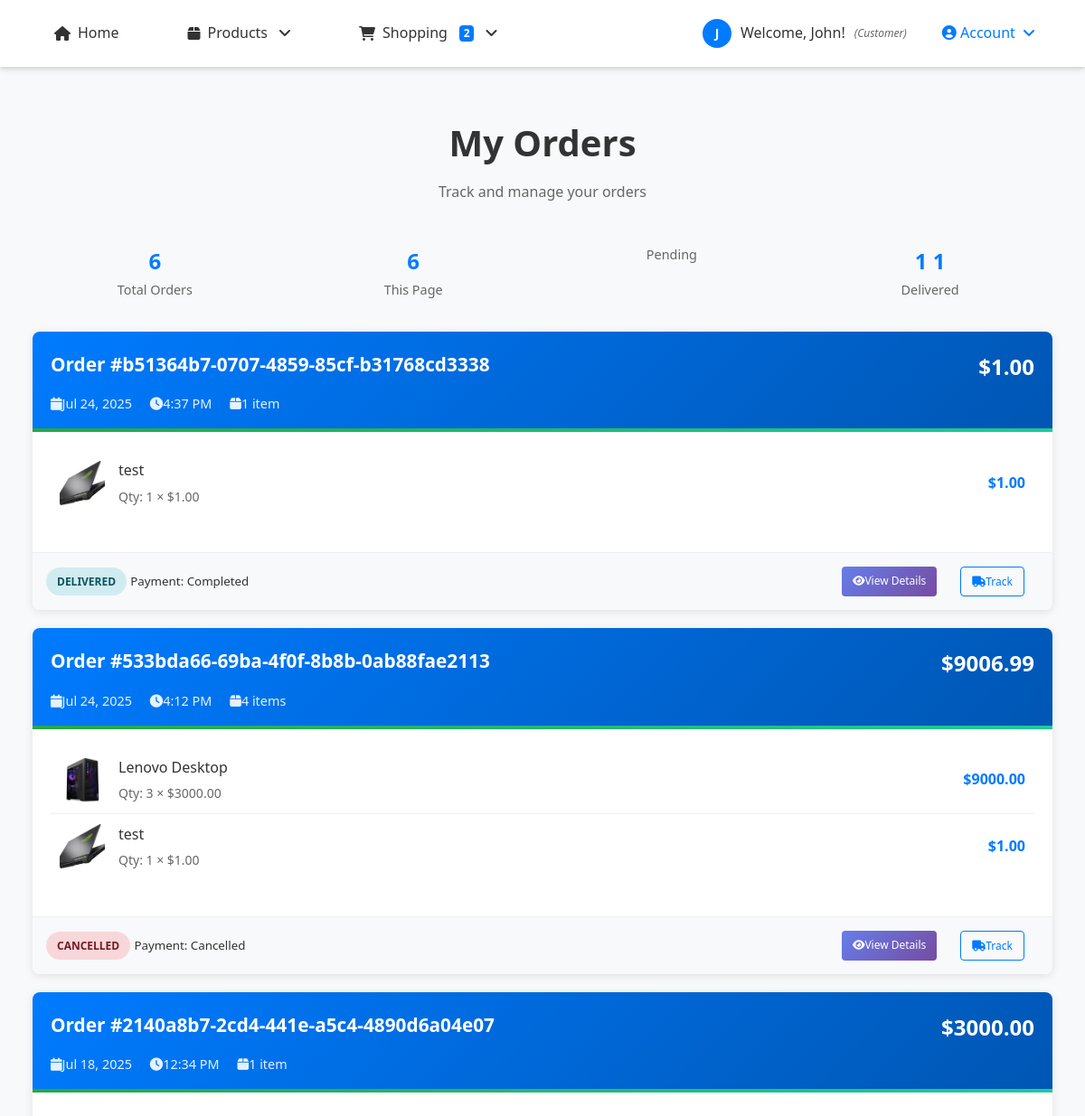
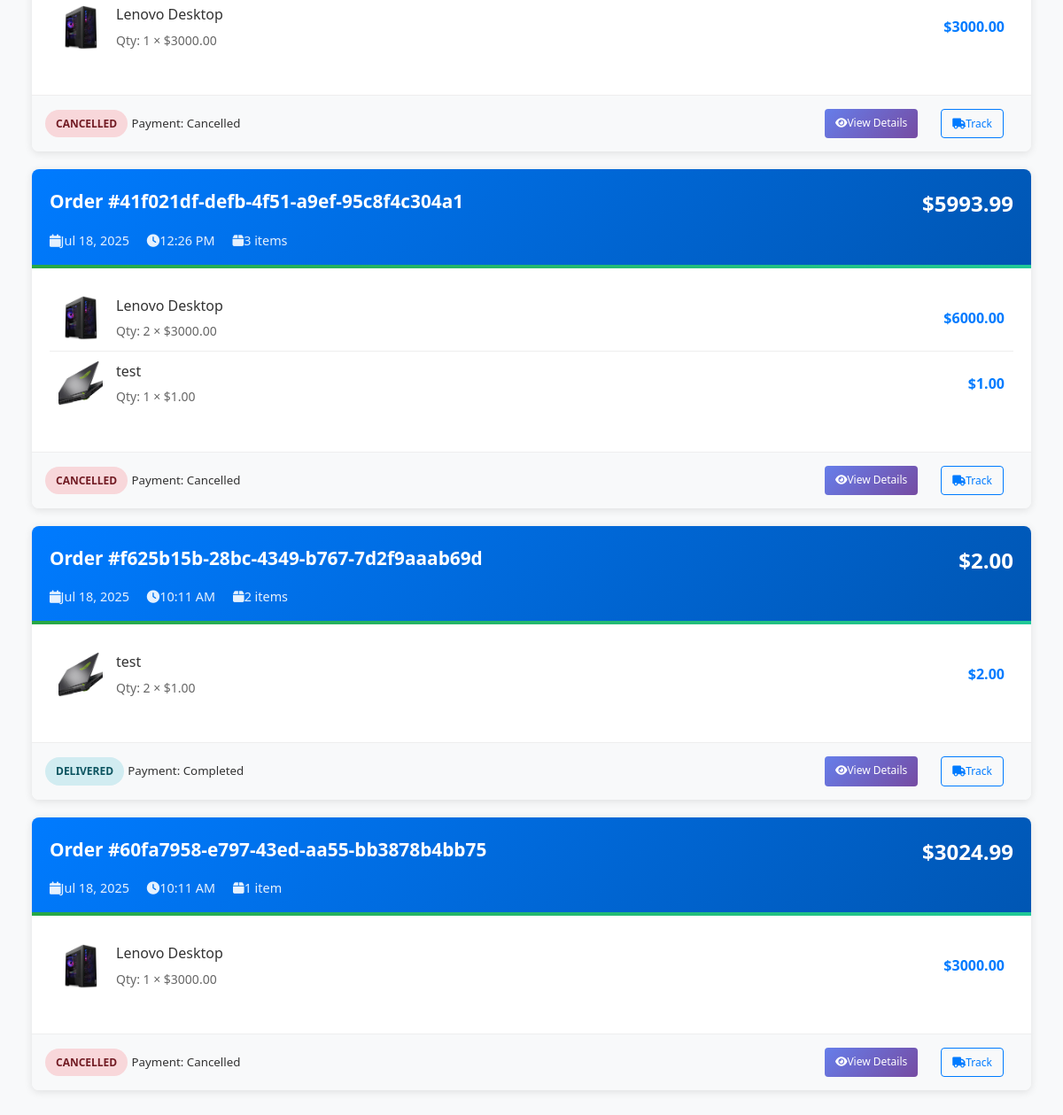
The page /payment/orders/ (signed in) on the database its author committed (2 pictures, top to bottom).
### accounts/models.py (models this page shows, shortened)
class UserProfile(models.Model):
    ROLE_CHOICES = [
        ('customer', 'Customer'),
        ('staff', 'Staff'),
        ('owner', 'Owner/Admin'),
    ]
    user = models.OneToOneField(User, on_delete=models.CASCADE, related_name='profile')
    phone_number = models.CharField(max_length=15, blank=True, null=True)
    address = models.TextField(blank=True, null=True)
    date_of_birth = models.DateField(blank=True, null=True)
    profile_picture = models.ImageField(upload_to='profiles/', blank=True, null=True)
    role = models.CharField(max_length=20, choices=ROLE_CHOICES, default='customer')
    billing_first_name = models.CharField(max_length=100, blank=True, null=True)
    billing_last_name = models.CharField(max_length=100, blank=True, null=True)
    billing_email = models.EmailField(blank=True, null=True)
    billing_phone = models.CharField(max_length=20, blank=True, null=True)
    billing_address = models.TextField(blank=True, null=True)
    billing_city = models.CharField(max_length=100, blank=True, null=True)
    billing_state = models.CharField(max_length=100, blank=True, null=True)
    billing_postal_code = models.CharField(max_length=20, blank=True, null=True)
    billing_country = models.CharField(max_length=100, blank=True, null=True)
    shipping_first_name = models.CharField(max_length=100, blank=True, null=True)
    shipping_last_name = models.CharField(max_length=100, blank=True, null=True)
    shipping_phone = models.CharField(max_length=20, blank=True, null=True)
    shipping_address = models.TextField(blank=True, null=True)
    shipping_city = models.CharField(max_length=100, blank=True, null=True)
    shipping_state = models.CharField(max_length=100, blank=True, null=True)
    shipping_postal_code = models.CharField(max_length=20, blank=True, null=True)
    shipping_country = models.CharField(max_length=100, blank=True, null=True)
    created_at = models.DateTimeField(auto_now_add=True)
    updated_at = models.DateTimeField(auto_now=True)
    def can_manage_products(self):
        return self.role in ['staff', 'owner'] or self.user.is_superuser
    class Meta:
        verbose_name = "User Profile"
        verbose_name_plural = "User Profiles"

### orders/models.py (models this page shows, shortened)
class Order(models.Model):
    ORDER_STATUS_CHOICES = [
        ('pending', 'Pending'),
        ('confirmed', 'Confirmed'),
        ('processing', 'Processing'),
        ('shipped', 'Shipped'),
        ('delivered', 'Delivered'),
        ('cancelled', 'Cancelled'),
        ('refunded', 'Refunded'),
    ]
    order_id = models.UUIDField(default=uuid.uuid4, unique=True, editable=False)
    user = models.ForeignKey(User, on_delete=models.CASCADE, related_name='orders')
    status = models.CharField(max_length=20, choices=ORDER_STATUS_CHOICES, default='pending')
    first_name = models.CharField(max_length=100)
    last_name = models.CharField(max_length=100)
    email = models.EmailField()
    phone = models.CharField(max_length=20)
    shipping_first_name = models.CharField(max_length=100, blank=True)
    shipping_last_name = models.CharField(max_length=100, blank=True)
    shipping_phone = models.CharField(max_length=20, blank=True)
    shipping_address = models.TextField()
    shipping_city = models.CharField(max_length=100)
    shipping_state = models.CharField(max_length=100)
    shipping_postal_code = models.CharField(max_length=20)
    shipping_country = models.CharField(max_length=100, default='Cambodia')
    total_amount = models.DecimalField(max_digits=10, decimal_places=2)
    shipping_cost = models.DecimalField(max_digits=10, decimal_places=2, default=0.00)
    tax_amount = models.DecimalField(max_digits=10, decimal_places=2, default=0.00)
    created_at = models.DateTimeField(auto_now_add=True)
    updated_at = models.DateTimeField(auto_now=True)
    order_notes = models.TextField(blank=True, null=True)
    class Meta:
        ordering = ['-created_at']
    @property
    def grand_total(self):
        from decimal import Decimal
        total = Decimal(str(self.total_amount)) if self.total_amount else Decimal('0.00')
        shipping = Decimal(str(self.shipping_cost)) if self.shipping_cost else Decimal('0.00')
        tax = Decimal(str(self.tax_amount)) if self.tax_amount else Decimal('0.00')
        return total + shipping + tax
    @property
    def total_items(self):
        return sum(item.quantity for item in self.order_items.all())

class OrderItem(models.Model):
    order = models.ForeignKey(Order, on_delete=models.CASCADE, related_name='order_items')
    product = models.ForeignKey(Product, on_delete=models.CASCADE)
    quantity = models.PositiveIntegerField(default=1)
    price = models.DecimalField(max_digits=10, decimal_places=2)  # Price at time of order
    created_at = models.DateTimeField(auto_now_add=True)
    @property
    def total_price(self):
        return self.quantity * self.price

### products/models.py (models this page shows, shortened)
class Product(models.Model):
    name = models.CharField(max_length=255)
    category = models.ForeignKey('Category', on_delete=models.CASCADE,
                                 related_name='products', null=True, blank=True)
    description = models.TextField()
    price = models.DecimalField(max_digits=10, decimal_places=2)
    image = models.ImageField(upload_to='products/', blank=True)
    qty = models.IntegerField(default=0)

### payment/models.py (models this page shows, shortened)
class Payment(models.Model):
    PAYMENT_METHOD_CHOICES = [
        ('bank_transfer', 'Bank Transfer'),
        ('cash_on_delivery', 'Cash on Delivery'),
        ('aba_pay', 'ABA Pay'),
        ('wing', 'Wing'),
    ]
    PAYMENT_STATUS_CHOICES = [
        ('pending', 'Pending'),
        ('processing', 'Processing'),
        ('completed', 'Completed'),
        ('failed', 'Failed'),
        ('cancelled', 'Cancelled'),
        ('refunded', 'Refunded'),
    ]
    payment_id = models.UUIDField(default=uuid.uuid4, unique=True, editable=False)
    order = models.OneToOneField(Order, on_delete=models.CASCADE, related_name='payment')
    payment_method = models.CharField(max_length=20, choices=PAYMENT_METHOD_CHOICES)
    status = models.CharField(max_length=20, choices=PAYMENT_STATUS_CHOICES, default='pending')
    amount = models.DecimalField(max_digits=10, decimal_places=2)
    transaction_id = models.CharField(max_length=100, blank=True, null=True)
    gateway_response = models.JSONField(blank=True, null=True)
    created_at = models.DateTimeField(auto_now_add=True)
    updated_at = models.DateTimeField(auto_now=True)
    completed_at = models.DateTimeField(blank=True, null=True)

### payment/views.py (the view)
# urls.py: path('', views.order_list, name='order_list'),
@login_required
def order_list(request):
    orders = Order.objects.filter(user=request.user).prefetch_related('order_items__product')
    context = {
        'orders': orders,
    }
    return render(request, 'payment/order_list.html', context)

### payment/templates/payment/order_list.html (shortened to what this page needs)
{% extends 'base.html' %}
{% load static %}
{% block content %}
<div class="orders-container">
    <div class="page-header">
        <h1 class="page-title">My Orders</h1>
        <p class="page-subtitle">Track and manage your orders</p>
    </div>
    {% if orders %}
        <div class="order-summary">
            <div class="summary-item">
                <div class="summary-number">{{ orders.count }}</div>
                <div class="summary-label">Total Orders</div>
            </div>
            <div class="summary-item">
                <div class="summary-number">{{ orders|length }}</div>
                <div class="summary-label">This Page</div>
            </div>
            <div class="summary-item">
                <div class="summary-label">Pending</div>
            </div>
            <div class="summary-item">
                <div class="summary-number">
                    {% for order in orders %}
                        {% if order.status == 'delivered' %}1{% endif %}
                    {% empty %}0{% endfor %}
                </div>
                <div class="summary-label">Delivered</div>
            </div>
        </div>
        {% for order in orders %}
        <div class="order-card">
            <div class="order-header">
                <div class="order-main-info">
                    <div class="order-id">Order #{{ order.order_id }}</div>
                    <div class="order-total">${{ order.grand_total }}</div>
                </div>
                <div class="order-meta">
                    <span><i class="fas fa-calendar me-1"></i>{{ order.created_at|date:"M d, Y" }}</span>
                    <span><i class="fas fa-clock me-1"></i>{{ order.created_at|time:"g:i A" }}</span>
                    <span><i class="fas fa-box me-1"></i>{{ order.total_items }} item{{ order.total_items|pluralize }}</span>
                </div>
            </div>
            <div class="order-body">
                <div class="order-items">
                    {% for item in order.order_items.all %}
                    <div class="order-item">
                        {% if item.product.image %}
                            <img src="{{ item.product.image.url }}" alt="{{ item.product.name }}" class="item-image">
                        {% else %}
                            <div class="item-image bg-light d-flex align-items-center justify-content-center">
                                <i class="fas fa-image text-muted"></i>
                            </div>
                        {% endif %}
                        <div class="item-details">
                            <div class="item-name">{{ item.product.name }}</div>
                            <div class="item-info">Qty: {{ item.quantity }} × ${{ item.price }}</div>
                        </div>
                        <div class="item-total">${{ item.total_price }}</div>
                    </div>
                    {% endfor %}
                </div>
            </div>
            <div class="order-status">
                <div>
                    <span class="status-badge status-{{ order.status }}">
                        {{ order.get_status_display }}
                    </span>
                    {% if order.payment %}
                        <small class="text-muted ms-2">
                            Payment: {{ order.payment.get_status_display }}
                        </small>
                    {% endif %}
                </div>
                <div class="order-actions">
                    <a href="{% url 'payment:order_detail' order.order_id %}" class="btn btn-primary btn-sm">
                        <i class="fas fa-eye me-1"></i>View Details
                    </a>
                    <a href="{% url 'payment:order_tracking' order.order_id %}" class="btn btn-outline-primary btn-sm">
                        <i class="fas fa-truck me-1"></i>Track
                    </a>
                </div>
            </div>
        </div>
        {% endfor %}
    {% endif %}
</div>
{% endblock %}

### store/templates/base.html (shortened to what this page needs)
{% load static %}
<!DOCTYPE html>
<html lang="en">
<head>
    <link rel="stylesheet" href="https://cdnjs.cloudflare.com/ajax/libs/font-awesome/6.0.0/css/all.min.css">
    <link rel="stylesheet" href="{% static 'store/css/style.css' %}">
</head>
<body>
    <header>
        <nav>
            <ul>
                <li><a href="{% url 'store:home' %}">
                    <i class="fas fa-home"></i> Home
                </a></li>
                <li class="dropdown">
                    <a href="#" class="dropdown-toggle">
                        <i class="fas fa-box"></i> Products
                    </a>
                </li>
                {% if user.is_authenticated %}
                    {% if user.profile.role == 'customer' %}
                        <li class="dropdown">
                            <a href="#" class="dropdown-toggle">
                                <i class="fas fa-shopping-cart"></i> Shopping
                                {% if cart_total_items > 0 %}
                                    <span id="cart-count" class="badge badge-primary">{{ cart_total_items }}</span>
                                {% endif %}
                            </a>
                        </li>
                    {% endif %}
                {% endif %}
            </ul>
            <div class="auth-nav">
                {% if user.is_authenticated %}
                    <div class="user-info">
                        {% if user.profile.profile_picture %}
                            <img src="{{ user.profile.profile_picture.url }}" alt="Profile" class="user-avatar">
                        {% else %}
                            <div class="user-default-avatar">
                                {{ user.first_name|first|default:user.username|first }}
                            </div>
                        {% endif %}
                        <span>Welcome, {{ user.first_name|default:user.username }}!</span>
                        <small class="user-role">({{ user.profile.get_role_display }})</small>
                    </div>
                    <div class="dropdown">
                        <a href="#" class="dropdown-toggle" style="color: #007bff; font-weight: 500;">
                            <i class="fas fa-user-circle"></i> Account
                        </a>
                    </div>
                {% endif %}
            </div>
        </nav>
    </header>
    <main>
        <div class="container">
            {% block content %}
            {% endblock %}
        </div>
    </main>
</body>
</html>

### rows shown on the page
Order: shows "1", order_id "b51364b7-0707-4859-85cf-b31768cd3338", grand_total "1.00", created_at "Jul 24, 2025", created_at "4:37 PM", total_items "1", status "DELIVERED", payment.status "Completed"
Order: shows "1", order_id "f625b15b-28bc-4349-b767-7d2f9aaab69d", grand_total "2.00", created_at "Jul 18, 2025", created_at "10:11 AM", total_items "2", status "DELIVERED", payment.status "Completed"
OrderItem: product.image (picture), product.name "test", quantity "1", price "1.00", total_price "1.00"
Order: order_id "533bda66-69ba-4f0f-8b8b-0ab88fae2113", grand_total "9006.99", created_at "Jul 24, 2025", created_at "4:12 PM", total_items "4", status "CANCELLED", payment.status "Cancelled"
OrderItem: product.image (picture), product.name "Lenovo Desktop", quantity "3", price "3000.00", total_price "9000.00"
OrderItem: product.image (picture), product.name "test", quantity "1", price "1.00", total_price "1.00"
Order: order_id "2140a8b7-2cd4-441e-a5c4-4890d6a04e07", grand_total "3000.00", created_at "Jul 18, 2025", created_at "12:34 PM", total_items "1", status "CANCELLED", payment.status "Cancelled"
OrderItem: product.image (picture), product.name "Lenovo Desktop", quantity "1", price "3000.00", total_price "3000.00"
Order: order_id "41f021df-defb-4f51-a9ef-95c8f4c304a1", grand_total "5993.99", created_at "Jul 18, 2025", created_at "12:26 PM", total_items "3", status "CANCELLED", payment.status "Cancelled"
OrderItem: product.image (picture), product.name "Lenovo Desktop", quantity "2", price "3000.00", total_price "6000.00"
OrderItem: product.image (picture), product.name "test", quantity "1", price "1.00", total_price "1.00"
OrderItem: product.image (picture), product.name "test", quantity "2", price "1.00", total_price "2.00"
Order: order_id "60fa7958-e797-43ed-aa55-bb3878b4bb75", grand_total "3024.99", created_at "Jul 18, 2025", created_at "10:11 AM", total_items "1", status "CANCELLED", payment.status "Cancelled"
OrderItem: product.image (picture), product.name "Lenovo Desktop", quantity "1", price "3000.00", total_price "3000.00"

### other values the page prints
{{ cart_total_items }} "2"
{{ user.first_name|first|default:user.username|first }} "J"
{{ user.first_name|default:user.username }} "John"
{{ user.profile.get_role_display }} "Customer"
{{ orders.count }} "6"
{{ orders|length }} "6"
